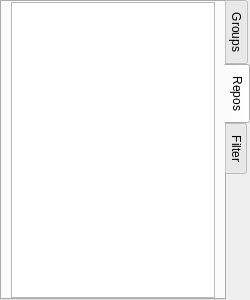
<?xml version="1.0" encoding="UTF-8"?>
<ui version="4.0">
 <class>GroupBox</class>
 <widget class="QWidget" name="GroupBox">
  <property name="geometry">
   <rect>
    <x>0</x>
    <y>0</y>
    <width>250</width>
    <height>300</height>
   </rect>
  </property>
  <property name="windowTitle">
   <string>Form</string>
  </property>
  <property name="locale">
   <locale language="English" country="UnitedStates"/>
  </property>
  <layout class="QVBoxLayout" name="verticalLayout">
   <property name="leftMargin">
    <number>0</number>
   </property>
   <property name="topMargin">
    <number>0</number>
   </property>
   <property name="rightMargin">
    <number>0</number>
   </property>
   <property name="bottomMargin">
    <number>0</number>
   </property>
   <item>
    <widget class="QTabWidget" name="tabWidget">
     <property name="sizePolicy">
      <sizepolicy hsizetype="Preferred" vsizetype="Preferred">
       <horstretch>0</horstretch>
       <verstretch>0</verstretch>
      </sizepolicy>
     </property>
     <property name="font">
      <font>
       <pointsize>9</pointsize>
      </font>
     </property>
     <property name="tabPosition">
      <enum>QTabWidget::East</enum>
     </property>
     <property name="tabShape">
      <enum>QTabWidget::Rounded</enum>
     </property>
     <property name="currentIndex">
      <number>1</number>
     </property>
     <widget class="QWidget" name="tabGroups">
      <attribute name="title">
       <string>Groups</string>
      </attribute>
      <layout class="QVBoxLayout" name="verticalLayout_3">
       <property name="spacing">
        <number>6</number>
       </property>
       <property name="topMargin">
        <number>0</number>
       </property>
       <property name="bottomMargin">
        <number>0</number>
       </property>
       <item>
        <widget class="QTreeWidget" name="twGroups">
         <property name="sizePolicy">
          <sizepolicy hsizetype="Preferred" vsizetype="Preferred">
           <horstretch>0</horstretch>
           <verstretch>0</verstretch>
          </sizepolicy>
         </property>
         <property name="frameShape">
          <enum>QFrame::StyledPanel</enum>
         </property>
         <property name="frameShadow">
          <enum>QFrame::Sunken</enum>
         </property>
         <property name="selectionMode">
          <enum>QAbstractItemView::SingleSelection</enum>
         </property>
         <property name="rootIsDecorated">
          <bool>false</bool>
         </property>
         <property name="uniformRowHeights">
          <bool>true</bool>
         </property>
         <property name="headerHidden">
          <bool>true</bool>
         </property>
         <attribute name="headerVisible">
          <bool>false</bool>
         </attribute>
         <column>
          <property name="text">
           <string notr="true">Groups</string>
          </property>
         </column>
        </widget>
       </item>
      </layout>
     </widget>
     <widget class="QWidget" name="tabRepos">
      <property name="sizePolicy">
       <sizepolicy hsizetype="Preferred" vsizetype="Preferred">
        <horstretch>0</horstretch>
        <verstretch>0</verstretch>
       </sizepolicy>
      </property>
      <property name="font">
       <font>
        <pointsize>9</pointsize>
       </font>
      </property>
      <attribute name="title">
       <string>Repos</string>
      </attribute>
      <layout class="QVBoxLayout" name="verticalLayout_2">
       <property name="sizeConstraint">
        <enum>QLayout::SetDefaultConstraint</enum>
       </property>
       <property name="topMargin">
        <number>0</number>
       </property>
       <property name="bottomMargin">
        <number>0</number>
       </property>
       <item>
        <widget class="QTableWidget" name="twRepos">
         <property name="editTriggers">
          <set>QAbstractItemView::NoEditTriggers</set>
         </property>
         <property name="alternatingRowColors">
          <bool>true</bool>
         </property>
         <property name="selectionMode">
          <enum>QAbstractItemView::NoSelection</enum>
         </property>
         <property name="cornerButtonEnabled">
          <bool>false</bool>
         </property>
         <property name="columnCount">
          <number>2</number>
         </property>
         <attribute name="horizontalHeaderVisible">
          <bool>false</bool>
         </attribute>
         <attribute name="horizontalHeaderStretchLastSection">
          <bool>true</bool>
         </attribute>
         <attribute name="verticalHeaderVisible">
          <bool>false</bool>
         </attribute>
         <attribute name="verticalHeaderDefaultSectionSize">
          <number>20</number>
         </attribute>
         <column/>
         <column/>
        </widget>
       </item>
      </layout>
     </widget>
     <widget class="QWidget" name="tabFilter">
      <attribute name="title">
       <string>Filter</string>
      </attribute>
      <layout class="QVBoxLayout" name="verticalLayout_4">
       <property name="topMargin">
        <number>0</number>
       </property>
       <property name="bottomMargin">
        <number>0</number>
       </property>
       <item>
        <widget class="QTableWidget" name="twFilter">
         <property name="editTriggers">
          <set>QAbstractItemView::NoEditTriggers</set>
         </property>
         <property name="alternatingRowColors">
          <bool>true</bool>
         </property>
         <property name="selectionMode">
          <enum>QAbstractItemView::NoSelection</enum>
         </property>
         <property name="cornerButtonEnabled">
          <bool>false</bool>
         </property>
         <property name="columnCount">
          <number>2</number>
         </property>
         <attribute name="horizontalHeaderVisible">
          <bool>false</bool>
         </attribute>
         <attribute name="horizontalHeaderStretchLastSection">
          <bool>true</bool>
         </attribute>
         <attribute name="verticalHeaderVisible">
          <bool>false</bool>
         </attribute>
         <attribute name="verticalHeaderDefaultSectionSize">
          <number>20</number>
         </attribute>
         <column/>
         <column/>
        </widget>
       </item>
      </layout>
     </widget>
    </widget>
   </item>
  </layout>
 </widget>
 <resources/>
 <connections/>
</ui>
